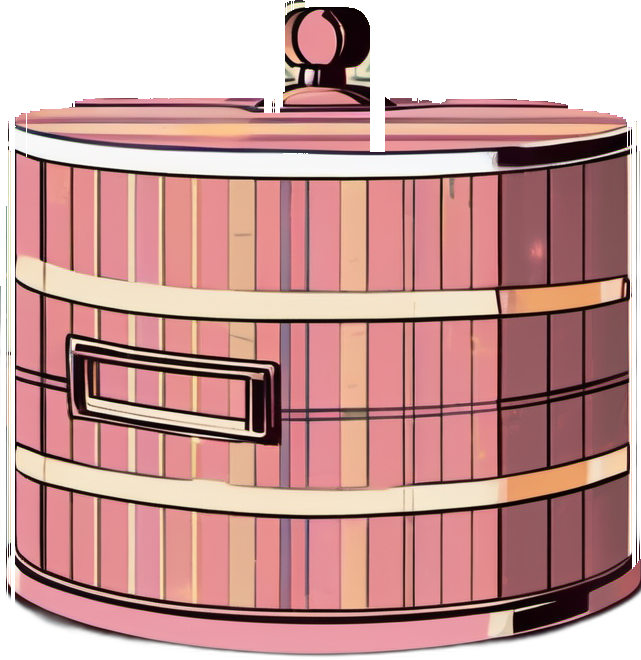
#> input picture assets/OBJ_hat_box.png, 641 x 660 px, found by its file name
$ python fix_hatbox7.py
#> lines starting #> are read from the running program, lines starting #| are printed output that depends on the picture; after the words box and inside, x2 and y2 are one past the last pixel; in counts of white or black regions, pixels touching at a corner belong together
import numpy as np
from PIL import Image
from scipy import ndimage
from pathlib import Path

p = Path(r"C:\english-quest\assets\OBJ_hat_box.png")
im = Image.open(p).convert("RGBA")
#> im is the input picture: PIL image 641x660 RGBA; mean R, G, B, A 176.9, 130.2, 123, 203.9
a = np.array(im).astype(np.int16)
r, g, b, al = a[..., 0], a[..., 1], a[..., 2], a[..., 3]
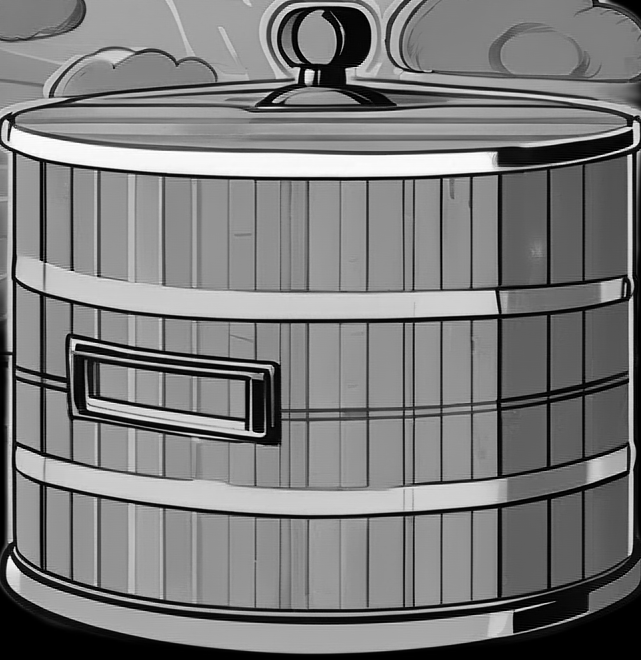
#> b: shape (660, 641) int16; min 0, max 254, mean 123
maxc = a[..., :3].max(axis=2)
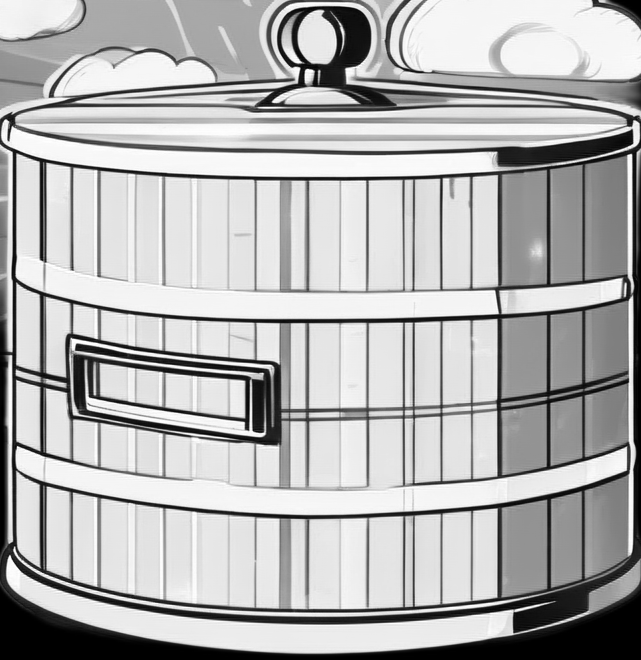
#> maxc: shape (660, 641) int16; min 0, max 254, mean 178.6

pink = (r - g > 50) & (g < 180) & (r > 120) & (g - b < 15) & (al > 0)
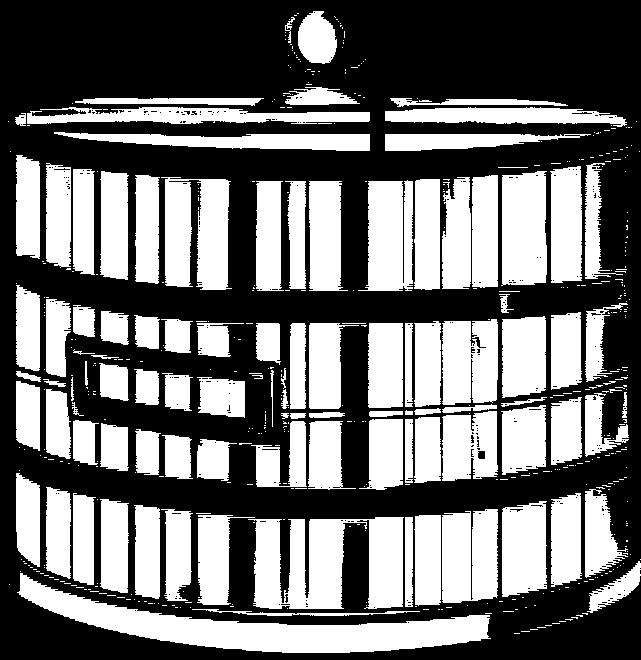
#> pink: shape (660, 641) bool; 43.7% white; 530 white regions (423 under 20 px), largest, box (x1, y1, x2, y2) and area: (17, 573, 491, 653) 12414, (248, 517, 404, 609) 9946, (161, 177, 232, 290) 6036
dark = (maxc < 60) & (al > 0)
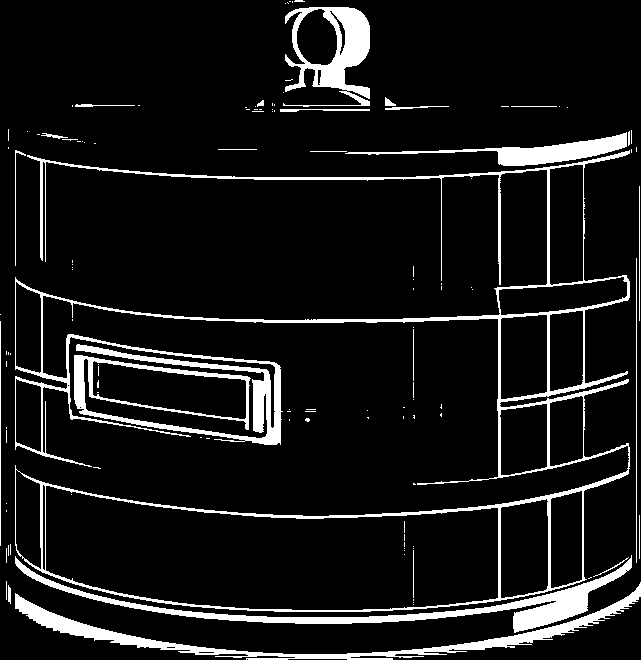
#> dark: shape (660, 641) bool; 9.3% white; 122 white regions (98 under 20 px), largest, box (x1, y1, x2, y2) and area: (15, 150, 630, 612) 19919, (15, 555, 632, 633) 5580, (15, 582, 641, 660) 5485

KX0, KX1 = 292, 398
h, w = al.shape
#> h = 660; w = 641
cut_px = 0
zero_cols = 0
for x in range(w):
    ys = np.flatnonzero(pink[130:, x])
    yL = int(ys[0]) + 130 if ys.size else None
    y0 = yL
    if KX0 <= x <= KX1:
        dys = np.flatnonzero(dark[:, x])
        runs = []
        if dys.size:
            start = prev = int(dys[0])
            for yy in dys[1:]:
                yy = int(yy)
                if yy == prev + 1:
                    prev = yy
                else:
                    runs.append((start, prev))
                    start = prev = yy
            runs.append((start, prev))
        runs2 = [rn for rn in runs if rn[1] >= 30]
        if runs2:
            y0 = runs2[0][0]
        elif yL is None:
            y0 = 40
    if y0 is None:
        cut_px += int((a[:, x, 3] > 0).sum())
        a[:, x, 3] = 0
        zero_cols += 1
    elif y0 > 0:
        cut_px += int((a[:y0, x, 3] > 0).sum())
        a[:y0, x, 3] = 0
#> this loop made 641 passes
#> (ys, yL, cut_px) on passes 10 to 11: ([454], 584, 1135), ([21], 151, 1135)
#> (yL, cut_px) on passes 17 to 22: (155, 1664), (155, 1702), (155, 1740), (155, 1780), (155, 1820), (155, 1862)
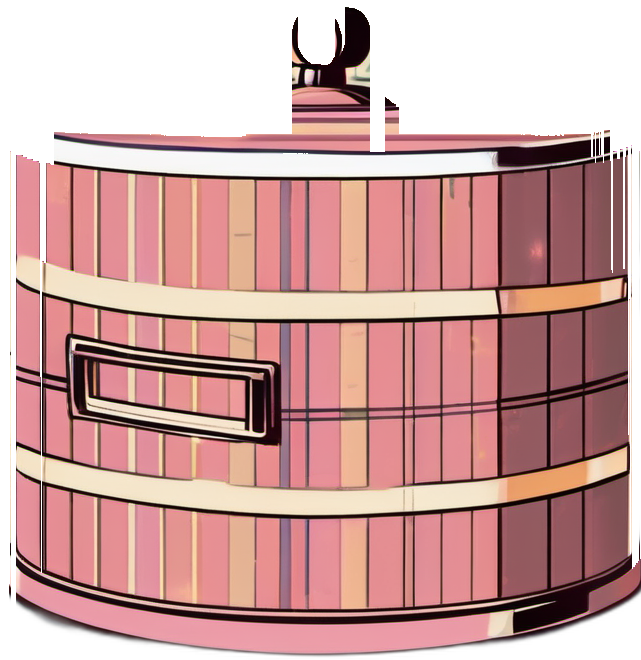
#> a: shape (660, 641, 4) int16; mean R, G, B, A 176.9, 130.2, 123, 189.5; transparent parts drawn white
#> after the loop, cut_px = 24727; zero_cols = 14

mask = a[..., 3] > 0
#> mask: shape (660, 641) bool; 75.5% white; 10 black regions (7 under 20 px), largest, box (x1, y1, x2, y2) and area: (0, 0, 641, 660) 98114, (351, 597, 641, 660) 5272, (288, 659, 347, 660) 59
lab, n = ndimage.label(mask)
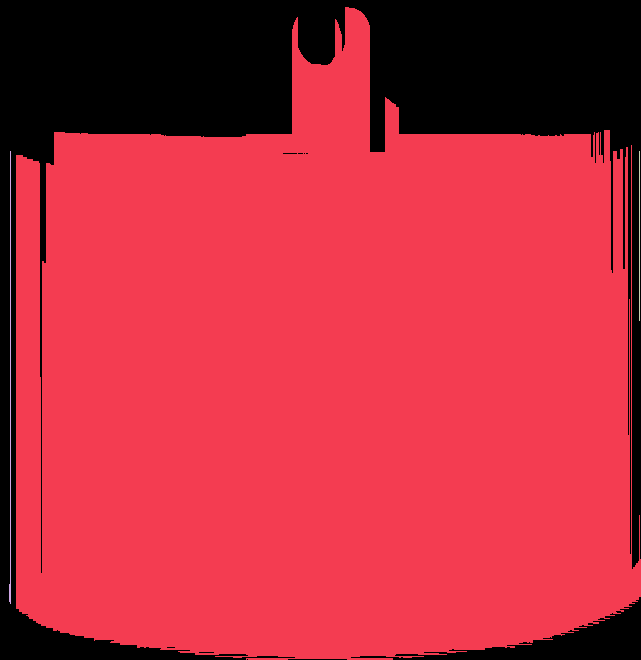
#> lab: shape (660, 641) int32; 4 distinct labels, from 0 to 3; one colour per label, 0 black
#> n = 3
sizes = np.bincount(lab.ravel())
#> sizes = [103491, 318928, 471, 170]
small = np.zeros(n + 1, dtype=bool)
#> small = [False, False, False, False]
small[1:] = sizes[1:] < 100
removed = int(small[lab].sum())
#> removed = 0
a[..., 3][small[lab]] = 0

out = Image.fromarray(a.astype(np.uint8), "RGBA")
bbox = out.getchannel("A").getbbox()
#> bbox = (9, 7, 641, 660)
if bbox:
    out = out.crop(bbox)
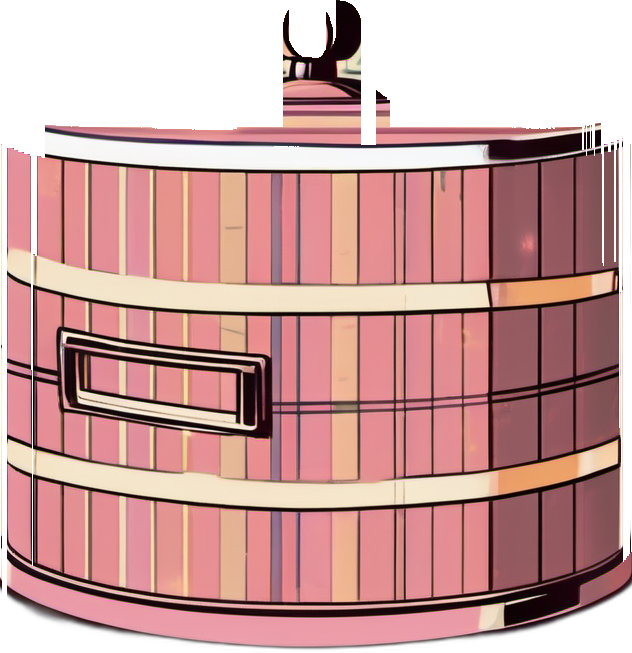
#> out: PIL image 632x653 RGBA; mean R, G, B, A 178.1, 130.2, 123.4, 194.2; transparent parts drawn white
out.save(p)
print(f"OBJ_hat_box: cut={cut_px}px, zero-cols={zero_cols}, small-removed={removed} -> {out.size}")
#| OBJ_hat_box: cut=24727px, zero-cols=14, small-removed=0 -> (632, 653)

$ run again, with assets/BG_epilogue.png copied over assets/OBJ_hat_box.png
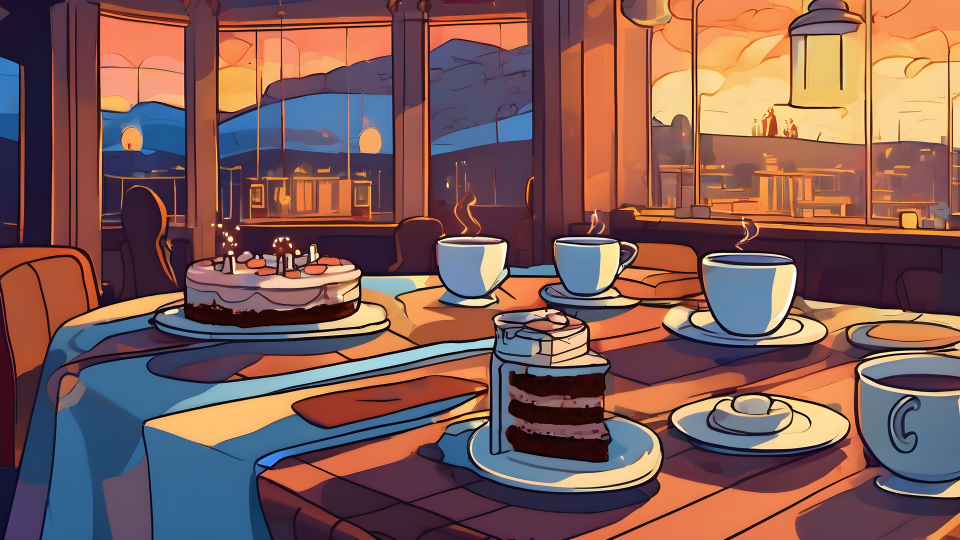
#> input picture assets/BG_epilogue.png, 1920 x 1080 px, found by its file name (shown at 1/2 size)
#> al: shape (1080, 1920) int16; every value is 255
#> pink: shape (1080, 1920) bool; 4.7% white; 1849 white regions (1657 under 20 px), largest, box (x1, y1, x2, y2) and area: (155, 143, 202, 561) 13024, (807, 213, 849, 438) 8023, (107, 132, 138, 491) 7398
#> dark: shape (1080, 1920) bool; 15.6% white; 938 white regions (811 under 20 px), largest, box (x1, y1, x2, y2) and area: (0, 0, 1920, 1080) 229306, (509, 752, 1328, 1080) 37224, (1213, 782, 1701, 1080) 11069
#> the loop `for x in range(w):` made 1920 passes
#> (ys, yL, cut_px) on passes 1 to 5: ([454, 455, 456, 457, 458, 459, 460, 461], 584, 584), ([458, 459, 460, 461, 462, 463, 464, 465], 588, 1172), ([462, 463, 464, 465, 466, 467, 468, 469, 470], 592, 1764), ([467, 468, 469, 470, 471, 472, 473, 474, 475, 476, 477, 478], 597, 2361), ([426, 474, 475, 476, 477, 478, 479, 480, 481, 482, 483, 484], 556, 2917)
#> after the loop `for x in range(w):`: cut_px = 799115; zero_cols = 50
#> mask: shape (1080, 1920) bool; 61.5% white; 1 black region, box (x1, y1, x2, y2) and area: (0, 0, 1920, 1080) 799115
#> `lab, n = ndimage.label(mask)`:
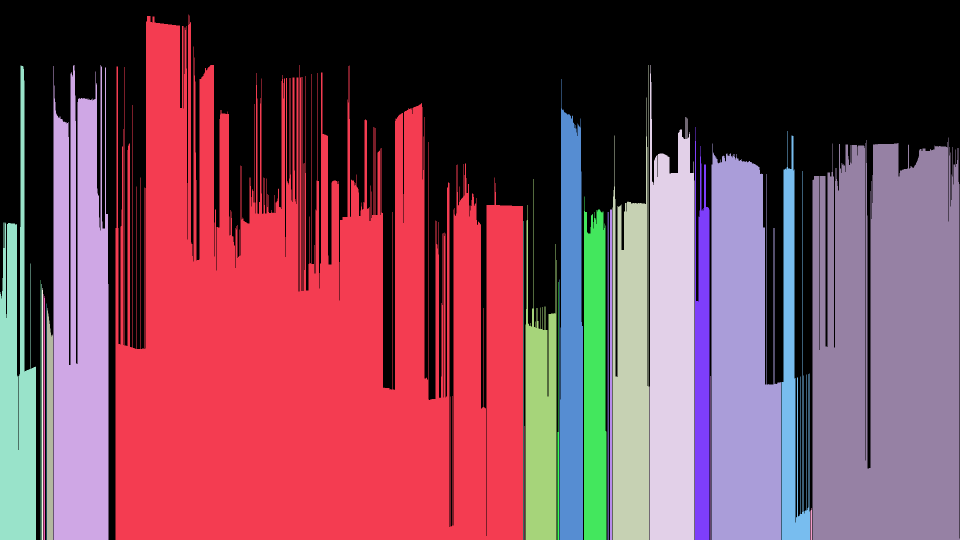
#> lab: shape (1080, 1920) int32 (shown at 1/2 size); 26 distinct labels, from 0 to 25; one colour per label, 0 black
#> n = 25
#> sizes = 26 values, max 799115 at index 0, min 183 at index 25, mean 79753.8
#> removed = 0
#> bbox = (0, 29, 1920, 1080)
#> `out = out.crop(bbox)`:
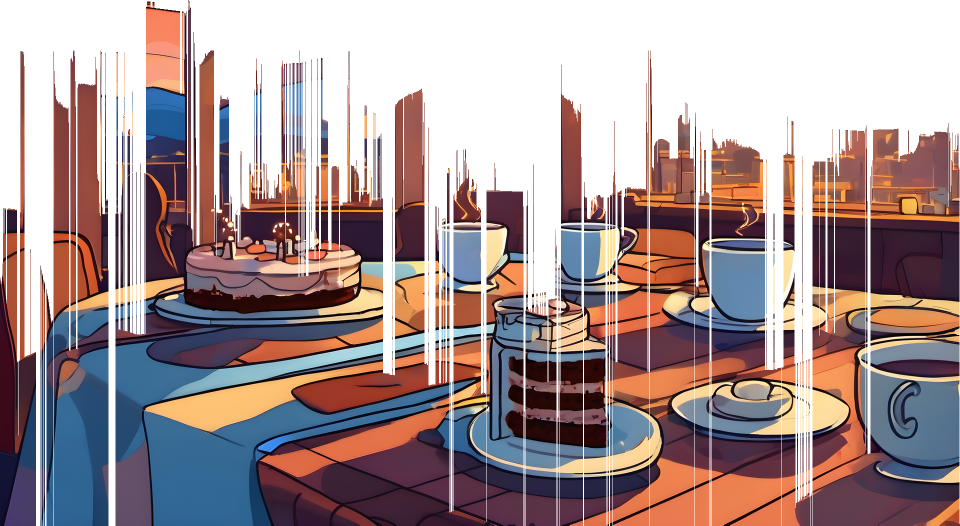
#> out: PIL image 1920x1051 RGBA (shown at 1/2 size); mean R, G, B, A 127.4, 91.8, 87, 161.1; transparent parts drawn white
#| OBJ_hat_box: cut=799115px, zero-cols=50, small-removed=0 -> (1920, 1051)
